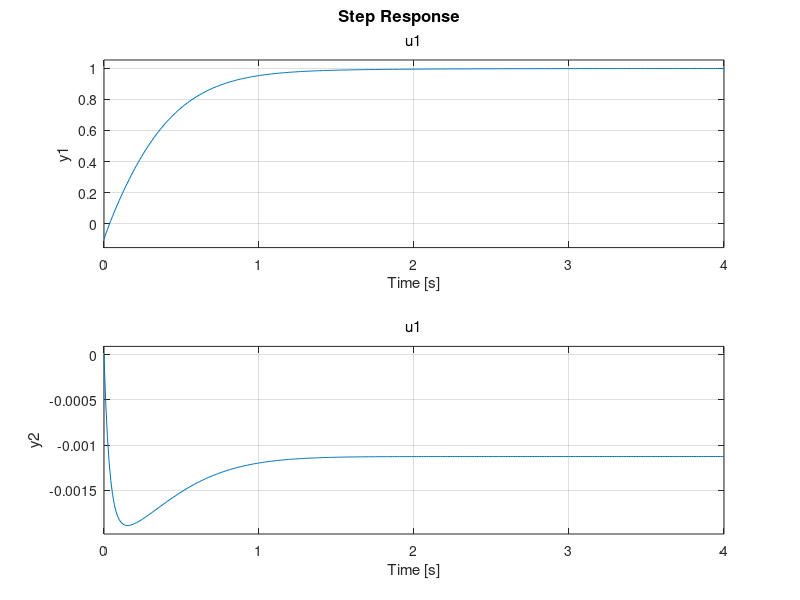
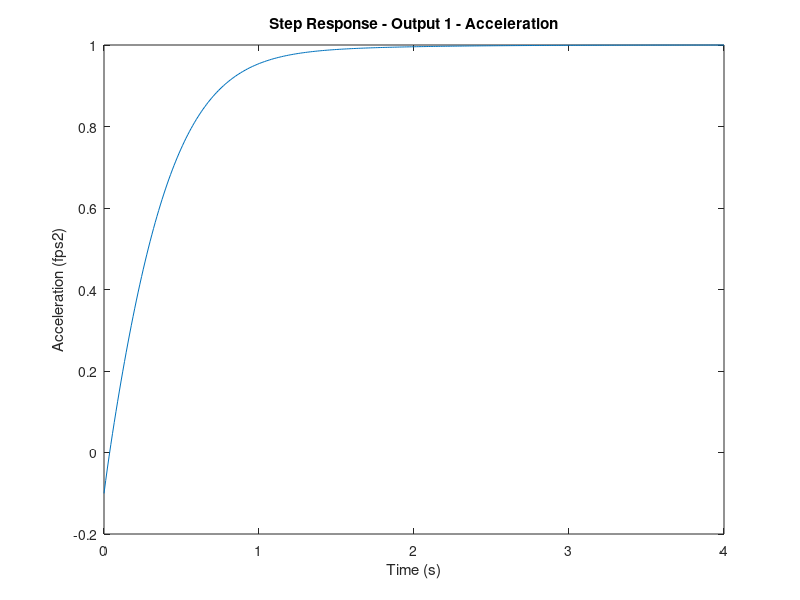
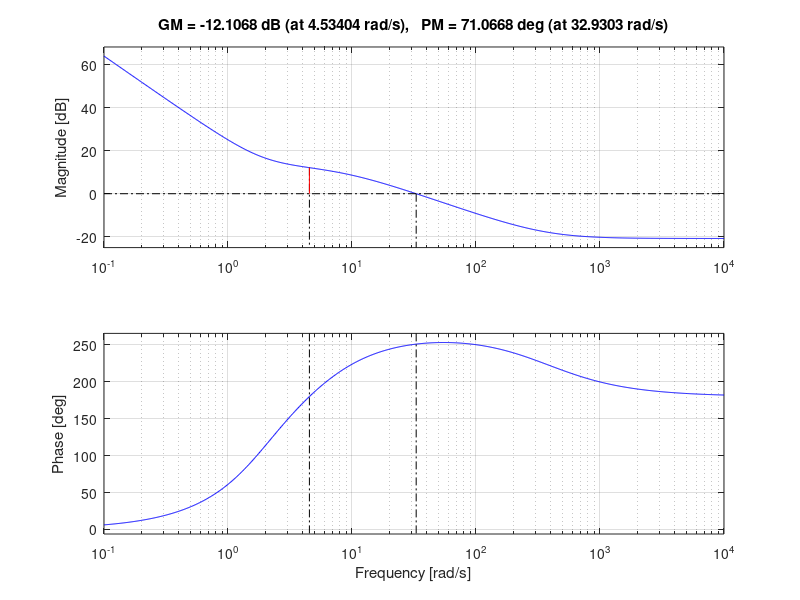
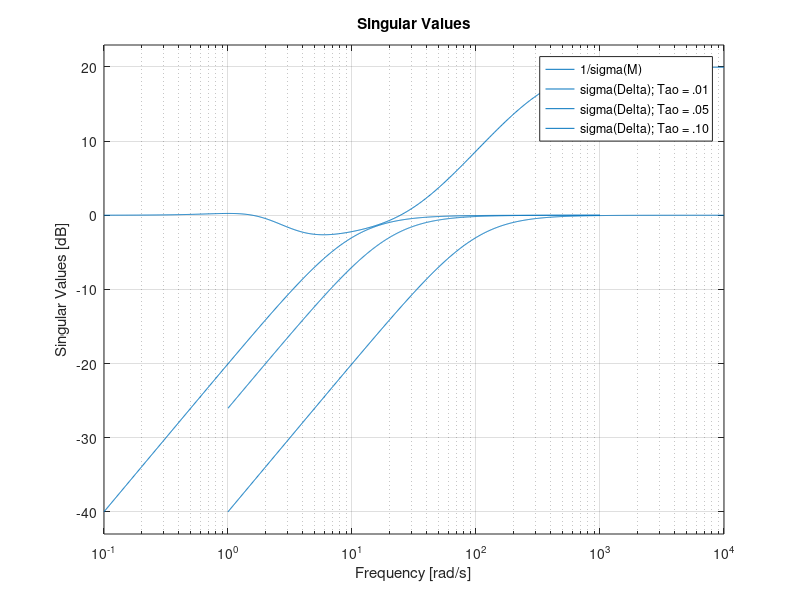

Reproduce these figures in MATLAB, in order.
clear all
close all

% See Example 5.1 (Page 100/101 in Orange book)
% Given Values in homework problem
Ka = -0.0015;
Kq = -0.32;
az = 2.0;
aq = 6.0;
V = 886.78;
ZaV = -1.3046;
ZdV = -0.2142;
Ma = 47.7109;
Md = -104.8346;
% Calculated Values
Za = ZaV*V;
Zd = ZdV*V;

% Plant Model
% State 1: alpha- Angle of Attack (rad)
% State 2: q- Body Pitch Rate (rps)
% Output 1: Az- Acceleration (fps2)
% Output 2: q- Body Pitch Rate (rps)
Ap = [ZaV 1; Ma 0];
Bp = [ZdV; Md];
Cp = [Za 0; 0 1];
Dp = [Zd;0];

[nx,nx]=size(Ap); %number of states (nx)

% Common Controller Model
Ac = [0 0; Kq*aq 0];
Bc1 = -[Ka*az 0 ; Ka*Kq*aq Kq*aq];
Bc2 = [Ka*az ; Ka*Kq*aq];
Cc = [Kq 1];
Dc1 = -[Ka*Kq Kq];
Dc2 = [Ka*Kq];

% Close the loop
% Plant form  xdot = Apx + Bpu;
% y = Cpx +Dpu
% Controller xcdot = Acxc + Bc1y + Bc2r
% u = Ccxc + Dc1y + Dc2r
Z = inv(eye(size(Dc1*Dp))-Dc1*Dp);
Acl = [     (Ap+Bp*Z*Dc1*Cp)              (Bp*Z*Cc);
    (Bc1*(Cp+Dp*Z*Dc1*Cp))  (Ac+Bc1*Dp*Z*Cc)];
Bcl = [       Bp*Z*Dc2;
    (Bc2+Bc1*Dp*Z*Dc2)];
Ccl = [(Cp+Dp*Z*Dc1*Cp) (Dp*Z*Cc)];
Dcl =(Dp*Z*Dc2);

sys_cl = ss(Acl,Bcl,Ccl,Dcl);


% ~~~~~~~~~~~~~~~~~~~~~~~~~~~~~~~~~~~~~~~~~~~~~~~~~~~~~~~~~~~~~~~~~~~~~
% Closed-loop stability check 
% ~~~~~~~~~~~~~~~~~~~~~~~~~~~~~~~~~~~~~~~~~~~~~~~~~~~~~~~~~~~~~~~~~~~~~
if max(real(eig(Acl))) > 0,
  disp('Closed-Loop System is Unstable');
  disp(['  Most unstable eig = ', num2str(max(real(eig(Acl))))]);
  return
else
  disp('Closed-Loop System is stable');
  disp(['  Dominant Re(eig) = ', num2str(max(real(eig(Acl))))]);
end;

step(sys_cl)
[y,t]=step(sys_cl);  % t is time vector
y11=y(:,1);
figure
plot(t,y11);
title('Step Response - Output 1 - Acceleration')
xlabel('Time (s)') 
ylabel('Acceleration (fps2)') 

% SS model of loop gain Lu at the plant input
zero_vector_Lu = zeros(size(Ap,1),size(Ac,1)); %Create zero vector
Ain = [ Ap zero_vector_Lu;   Bc1*Cp Ac];
Bin = [ Bp; Bc1*Dp];
Cin = -[ Dc1*Cp Cc]; %-
Din = -[Dc1*Dp]; %-

% Lu transfer function, sensitivity, and complimentary sensitivity
L_input = ss(Ain,Bin,Cin,Din); % Lu
S_input = inv(eye(size(L_input))+L_input); % Sensitivity
T_input = eye(size(L_input)) - S_input; % Complimentary Sensitivity
Neg_T_input =-1*T_input;

% Lu Stability margins
figure
margin(L_input)
[GM, PM_deg, wc_GM, wc_Pm] = margin(L_input);

% Return Difference and SV margins
w = logspace(-1,3,500);

for i=1:numel(w),
    s = sqrt(-1)*w(i);
    GG = Cp*inv(s*eye(size(Ap))-Ap)*Bp+Dp;
    KK = Cc*inv(s*eye(size(Ac))-Ac)*Bc1+Dc1;
    Lu_HS(i)  = -KK*GG;
    RDu_HS(i)  = 1. + Lu_HS(i);
    SRu_HS(i) = 1. + 1./Lu_HS(i);
end

disp('  ')
disp('SV Margins')
RDu_min = min(min(abs(RDu_HS)));
SRu_min = min(min(abs(SRu_HS)));

RDu_nGM = 1/(1+RDu_min);
RDu_pGM = 1/(1-RDu_min);
RDu_Pha = 2*asin(RDu_min/2);
RDu_nGM_dB = 20*log10(RDu_nGM);
RDu_pGM_dB = 20*log10(RDu_pGM);
RDu_Pha_deg = 180*RDu_Pha/pi ;

SRu_nGM = 1-SRu_min;
SRu_pGM = 1+SRu_min;
SRu_Pha = 2*asin(SRu_min/2);
SRu_nGM_dB = 20*log10(SRu_nGM);
SRu_pGM_dB = 20*log10(SRu_pGM);
SRu_Pha_deg = 180*SRu_Pha/pi ;
disp('  ')


figure
sigma(inv(Neg_T_input))
hold on

tao = .01;
num = [-tao 0];
den = [tao 1];
D01 = tf(num,den);
sigma(D01);

tao = .05;
num = [-tao 0];
den = [tao 1];
D05 = tf(num,den);
sigma(D05);

tao = .1;
num = [-tao 0];
den = [tao 1];
D10 = tf(num,den);
sigma(D10);

legend({'1/sigma(M)','sigma(Delta); Tao = .01','sigma(Delta); Tao = .05','sigma(Delta); Tao = .10'},'Location','best')
